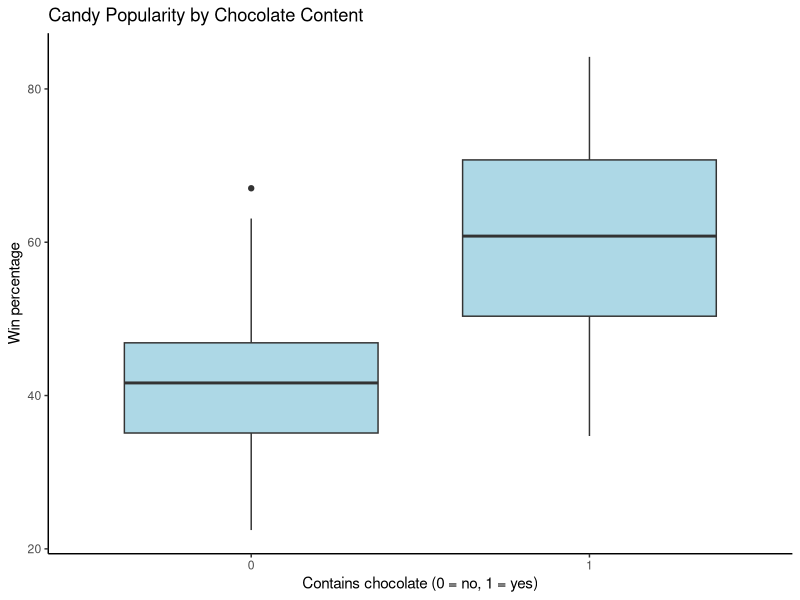

Here is the R script that generated this plot:
## ---- chunk 1
# Install once if needed (then re-comment):
# install.packages("readr")
# install.packages("dplyr")
# install.packages("ggplot2")

library(readr)
library(dplyr)
library(ggplot2)
## ---- chunk 2
candy <- read_csv("candy_data.csv")
## ---- chunk 3
nrow(candy)       # how many rows?
ncol(candy)       # how many columns?
colnames(candy)   # what are the columns called?
head(candy)       # the first 6 rows
## ---- chunk 4
candy$candy_name    # every candy name
candy$winpercent    # every win percentage
## ---- chunk 5
length(candy$winpercent)   # how many values? (should match nrow)
mean(candy$winpercent)
sd(candy$winpercent)
median(candy$winpercent)
max(candy$winpercent)
## ---- chunk 6
head(arrange(candy, desc(winpercent)))    # the six most-loved candies
head(arrange(candy, winpercent))          # the six least-loved candies
## ---- chunk 7
count(candy, chocolate)
## ---- chunk 8
# EDIT THESE LINES, THEN RUN:
count(candy, chocolate)   # EDIT: change chocolate to fruity

mean_sugar <- 0           # REPLACE 0 with the mean of the sugarpercent column
sd_sugar   <- 0           # REPLACE 0 with the SD of the sugarpercent column

mean_sugar
sd_sugar
## ---- chunk 9
chocolate_candy <- filter(candy, chocolate == 1)   # keep only the rows where chocolate is 1

nrow(chocolate_candy)     # how many candies survived the filter?
head(chocolate_candy)
## ---- chunk 10
other_candy <- filter(candy, chocolate == 0)

mean(chocolate_candy$winpercent)   # mean win percentage, chocolate candies
mean(other_candy$winpercent)       # mean win percentage, everything else

sd(chocolate_candy$winpercent)
sd(other_candy$winpercent)
## ---- chunk 11
filter(candy, candy_name == "Twix")     # text values go in quotes; capitalization matters
filter(candy, winpercent > 70)          # numeric conditions work too
## ---- chunk 12
# EDIT THESE TWO LINES, THEN RUN:
fruity_candy <- candy   # EDIT: replace `candy` with a filter() call that keeps only fruity candies
not_fruity   <- candy   # EDIT: replace `candy` with a filter() call that keeps only NON-fruity candies

mean(fruity_candy$winpercent)
mean(not_fruity$winpercent)
## ---- chunk 13
ggplot(candy, aes(x = factor(chocolate), y = winpercent)) +
  geom_boxplot(fill = "lightblue") +
  labs(title = "Candy Popularity by Chocolate Content",
       x = "Contains chocolate (0 = no, 1 = yes)", y = "Win percentage") +
  theme_classic()
## ---- chunk 14
my_data <- read_csv("candy_data.csv")   # EDIT: replace with your group's file, e.g. "emotion_films_data.csv"

nrow(my_data)
colnames(my_data)
head(my_data)
## ---- chunk 15
# EDIT every line marked EDIT so it uses YOUR IV, its two levels, and YOUR DV from Step 1.
count(my_data, chocolate)                    # EDIT: your IV column (check its levels and their spelling)

group_1 <- filter(my_data, chocolate == 1)   # EDIT: your IV column and its first level
group_2 <- filter(my_data, chocolate == 0)   # EDIT: your IV column and its second level

mean(group_1$winpercent)                     # EDIT: your DV column (here and in the next 3 lines)
mean(group_2$winpercent)
sd(group_1$winpercent)
sd(group_2$winpercent)
nrow(group_1)                                # n for each group
nrow(group_2)
